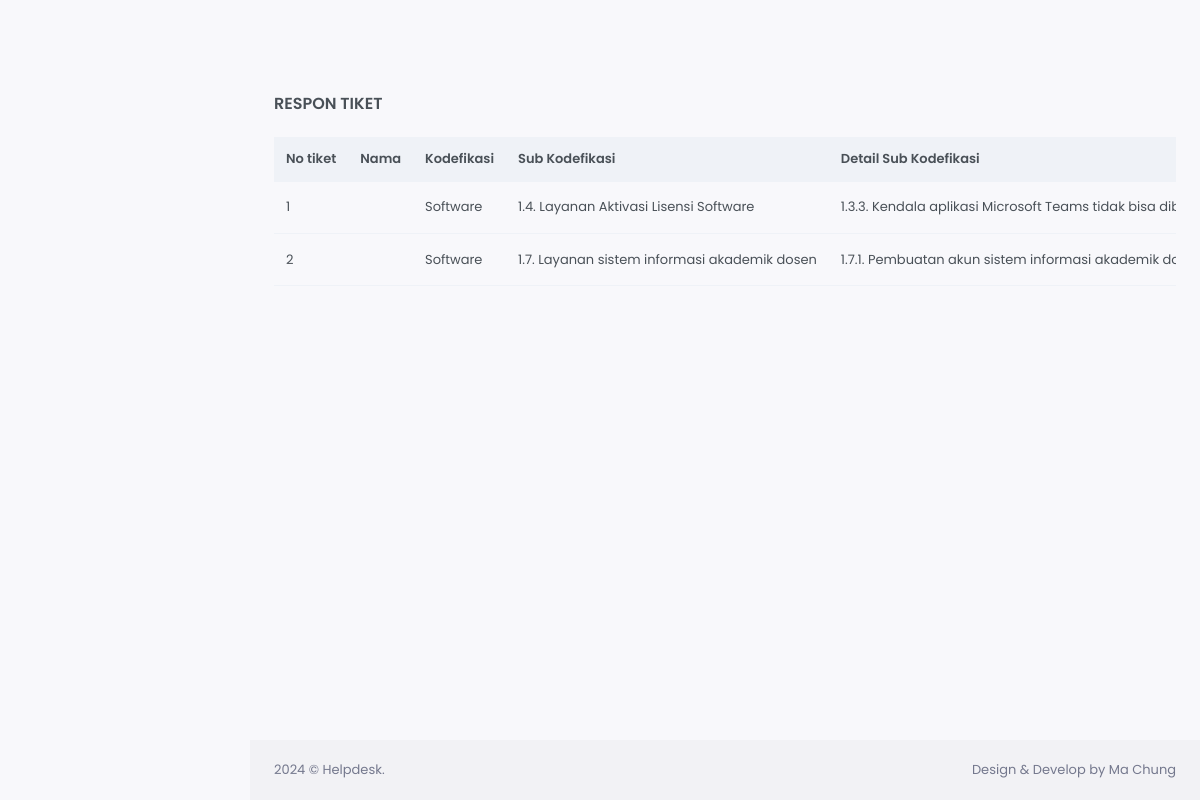
The page /v1_respon-tiket.php on the database as committed earlier.
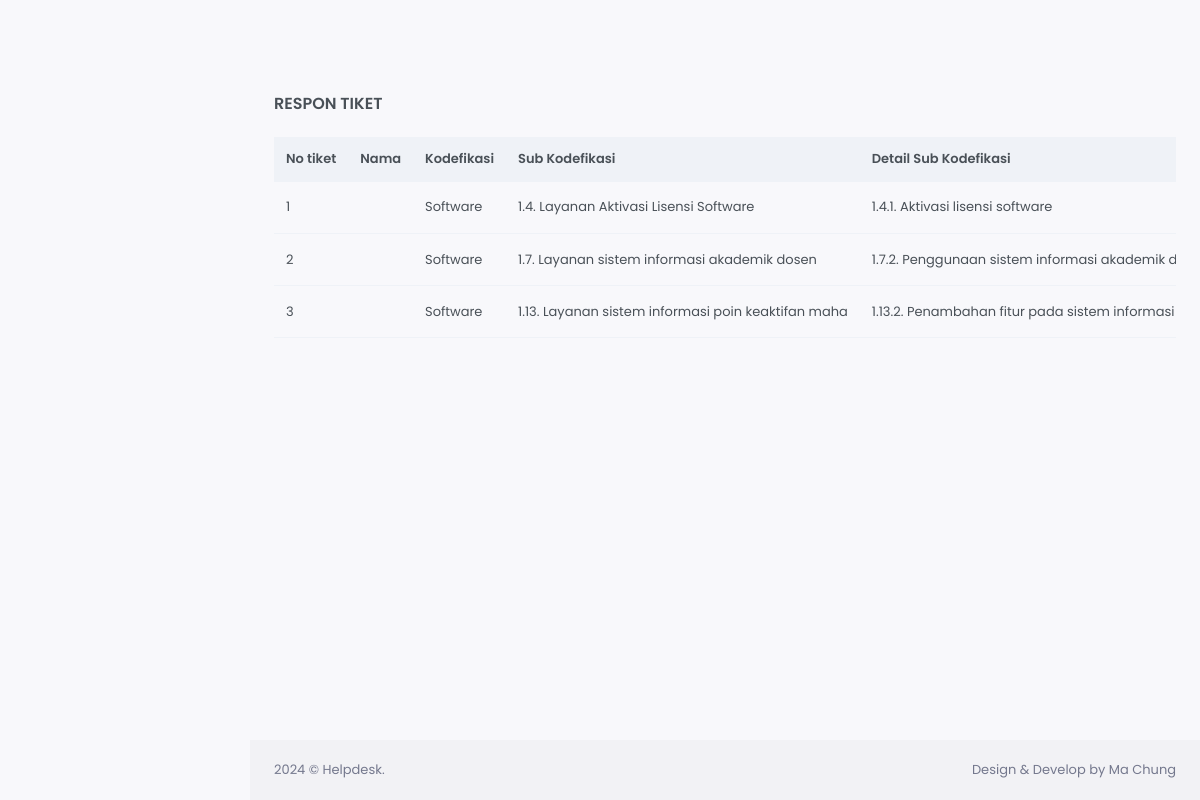
The same page on the database as committed later.
### tables this page shows
CREATE TABLE `transaksi_tiket` (
  `id_transaksi_tiket` int(255) NOT NULL,
  `id_user` int(255) NOT NULL,
  `id_kodefikasi_tiket` int(255) NOT NULL,
  `id_sub_kodefikasi_tiket` int(255) NOT NULL,
  `id_sub_sub_kodefikasi` int(255) NOT NULL,
  `id_status_tiket` int(255) NOT NULL,
  `id_rating` int(255) NOT NULL,
  `keluhan` varchar(255) NOT NULL,
  `respon_admin` varchar(255) NOT NULL,
  `tanggal_transaksi` timestamp NOT NULL DEFAULT current_timestamp() ON UPDATE current_timestamp()
);

CREATE TABLE `master_kodefikasi_tiket` (
  `id_kodefikasi_tiket` int(255) NOT NULL,
  `name_kodefikasi_tiket` varchar(255) NOT NULL,
  `deskripsi` varchar(255) NOT NULL
);

CREATE TABLE `master_sub_kodefikasi_tiket` (
  `id_sub_kodefikasi_tiket` int(11) NOT NULL,
  `id_kodefikasi_tiket` int(11) NOT NULL,
  `nama_sub_kodefikasi_tiket` varchar(50) NOT NULL
);

CREATE TABLE `master_sub_sub_kodefikasi_tiket` (
  `id_sub_sub_kodefikasi_tiket` int(255) NOT NULL,
  `id_kodefikasi_tiket` int(255) NOT NULL,
  `id_sub_kodefikasi_tiket` int(255) NOT NULL,
  `nama_sub_sub_kodefikasi_tiket` varchar(255) NOT NULL,
  `deskripsi` varchar(255) NOT NULL
);

### v1_respon-tiket.php (the view, shortened to what this page needs)
<!doctype html>
<html lang="en">
<head>
    <link href="assets/css/bootstrap.min.css" id="bootstrap-style" rel="stylesheet" type="text/css" />
    <link href="assets/css/icons.min.css" rel="stylesheet" type="text/css" />
    <link href="assets/css/app.min.css" id="app-style" rel="stylesheet" type="text/css" />
</head>
<body data-sidebar="dark">
    <div id="layout-wrapper">
        <div class="main-content">
            <div class="page-content">
                <div class="container-fluid">
                    <div class="row">
                        <div class="col-12">
                            <div class="page-title-box d-sm-flex align-items-center justify-content-between">
                                <h4 class="mb-sm-0 font-size-18">Respon Tiket</h4>
                            </div>
                        </div>
                    </div>
                    <div class="table-responsive">
                        <table class="table align-middle table-nowrap table-check">
                            <thead class="table-light">
                                <tr>
                                    <th class="align-middle">No tiket</th>
                                    <th class="align-middle">Nama</th>
                                    <th class="align-middle">Kodefikasi</th>
                                    <th class="align-middle">Sub Kodefikasi</th>
                                    <th class="align-middle">Detail Sub Kodefikasi</th>
                                </tr>
                            </thead>
                            <tbody>
                              <?php
                                $qry_tiket = mysqli_query(
                                    $conn,
                                    "SELECT transaksi_tiket.*,
                                            master_kodefikasi_tiket.name_kodefikasi_tiket,
                                            master_sub_kodefikasi_tiket.nama_sub_kodefikasi_tiket,
                                            master_sub_sub_kodefikasi_tiket.nama_sub_sub_kodefikasi_tiket,
                                            master_status_tiket.jenis_status_tiket
                                     FROM transaksi_tiket
                                     JOIN master_kodefikasi_tiket ON master_kodefikasi_tiket.id_kodefikasi_tiket = transaksi_tiket.id_kodefikasi_tiket
                                     JOIN master_sub_kodefikasi_tiket ON master_sub_kodefikasi_tiket.id_sub_kodefikasi_tiket = transaksi_tiket.id_sub_kodefikasi_tiket
                                     JOIN master_sub_sub_kodefikasi_tiket ON master_sub_sub_kodefikasi_tiket.id_sub_sub_kodefikasi_tiket = transaksi_tiket.id_sub_sub_kodefikasi
                                     JOIN master_status_tiket ON master_status_tiket.id = transaksi_tiket.id_status_tiket
                                     ORDER BY transaksi_tiket.id_transaksi_tiket ASC"
                                );
                                $no = 0;
                                while ($data_tiket = mysqli_fetch_array($qry_tiket)) {
                                    $no++;
                                ?>
                                    <tr>
                                        <td><?= $no ?></td>
                                        <td><?= $data_tiket['email'] ?></td>
                                        <td><?= $data_tiket['name_kodefikasi_tiket'] ?></td>
                                        <td><?= $data_tiket['nama_sub_kodefikasi_tiket'] ?></td>
                                        <td><?= $data_tiket['nama_sub_sub_kodefikasi_tiket'] ?></td>
                                    </tr>
                                <?php
                                }
                                ?>
                            </tbody>
                        </table>
                    </div>
                </div>
            </div>
            <footer class="footer">
                <div class="container-fluid">
                    <div class="row">
                        <div class="col-sm-6">
                            <script>document.write(new Date().getFullYear())</script> © Helpdesk.
                        </div>
                        <div class="col-sm-6">
                            <div class="text-sm-end d-none d-sm-block">
                                Design & Develop by Ma Chung
                            </div>
                        </div>
                    </div>
                </footer>
            </div>
        </div>
</body>
</html>

Rows that differ between the two databases and show on the page:
changed through a linked row, transaksi_tiket "1.4. Layanan Aktivasi Lisensi Software": master_sub_sub_kodefikasi_tiket.nama_sub_sub_kodefikasi_tiket "1.3.3. Kendala aplikasi Microsoft Teams tidak bisa…" → "1.4.1. Aktivasi lisensi software"
changed through a linked row, transaksi_tiket "1.7. Layanan sistem informasi akademik dosen": master_sub_sub_kodefikasi_tiket.nama_sub_sub_kodefikasi_tiket "1.7.1. Pembuatan akun sistem informasi akademik…" → "1.7.2. Penggunaan sistem informasi akademik…"
added transaksi_tiket: id_kodefikasi_tiket.name_kodefikasi_tiket "Software", id_sub_kodefikasi_tiket.nama_sub_kodefikasi_tiket "1.13. Layanan sistem informasi poin keaktifan maha", master_sub_sub_kodefikasi_tiket.nama_sub_sub_kodefikasi_tiket "1.13.2. Penambahan fitur pada sistem informasi…"
